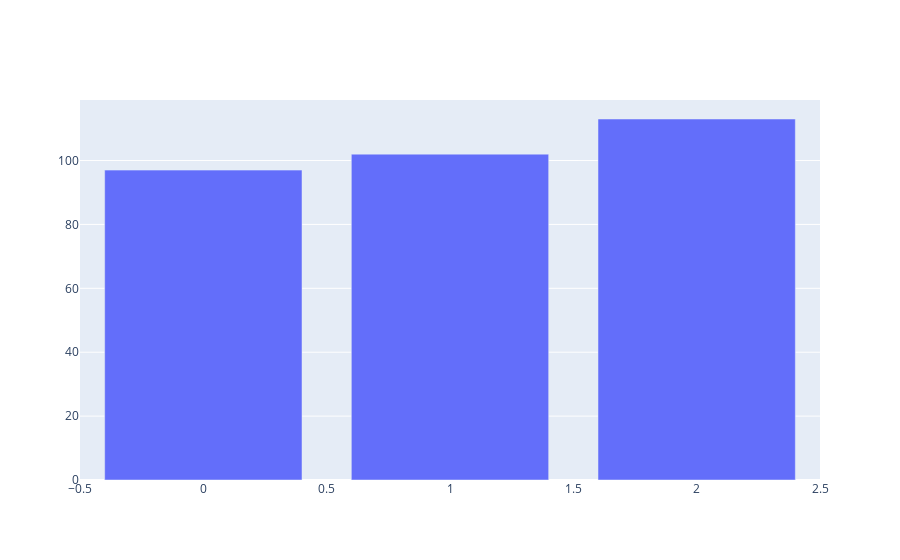

This figure's notebook cell:
### Code cell
fig = go.Figure(data=go.Bar(y=[ord('a'), ord('f'), ord('q')]))
iplot(fig)
# double click to zoom out

### Figure 1 — Plotly figure (JSON) as saved in the notebook; plotly's stock layout.template omitted (floating-point values rounded to 4 significant figures)
{"data": [{"type": "bar", "y": [97, 102, 113]}], "layout": {}}
